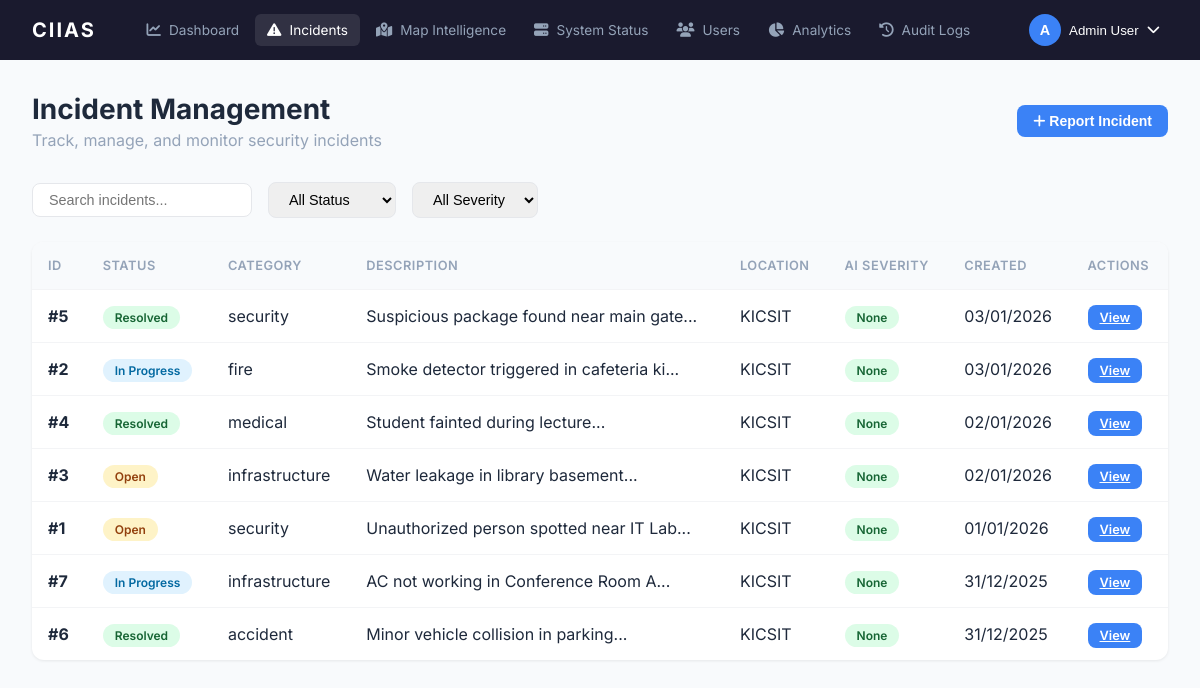
Page /incidents (signed in) on the committed database.
### app/models.py (models this page shows, shortened)
class Incident(db.Model):
    __tablename__ = 'incidents'
    id = db.Column(db.Integer, primary_key=True)
    user_id = db.Column(db.Integer, db.ForeignKey('users.id'), nullable=False)
    description = db.Column(db.Text, nullable=False)
    category = db.Column(db.String(50))  # security, fire, medical, accident, infrastructure
    severity = db.Column(db.String(20), default='medium')  # low, medium, high
    status = db.Column(db.String(20), default='open')  # open, in_progress, resolved
    image_url = db.Column(db.String(256))
    latitude = db.Column(db.Float)
    longitude = db.Column(db.Float)
    x = db.Column(db.Integer)
    y = db.Column(db.Integer)
    ai_category = db.Column(db.String(50))
    ai_confidence = db.Column(db.Float)
    ai_labels = db.Column(db.Text)
    ai_severity = db.Column(db.String(20))
    ai_recommendation = db.Column(db.Text)
    ai_analyzed_at = db.Column(db.DateTime)
    created_at = db.Column(db.DateTime, default=datetime.utcnow)
    resolved_at = db.Column(db.DateTime)
    user = db.relationship('User', backref='incidents')

### app/web/routes.py (the view)
@web_bp.route('/incidents')
@login_required
def incidents():
    status_filter = request.args.get('status', '')
    severity_filter = request.args.get('severity', '')
    search = request.args.get('search', '')
    query = Incident.query
    if status_filter:
        query = query.filter_by(status=status_filter)
    if severity_filter:
        query = query.filter_by(ai_severity=severity_filter)
    if search:
        query = query.filter(Incident.description.ilike(f'%{search}%'))
    all_incidents = query.order_by(Incident.created_at.desc()).all()
    return render_template('incidents.html', incidents=all_incidents)

### app/utils.py (called while the page is built)
def login_required(f):
    @wraps(f)
    def decorated_function(*args, **kwargs):
        if 'user_id' not in session:
            flash('Please login to access this page')
            return redirect(url_for('web.login'))
        return f(*args, **kwargs)
    return decorated_function

def has_permission(user_role, permission):
    return permission in PERMISSIONS.get(user_role, [])

### app/web/routes.py (called while the page is built)
@web_bp.context_processor
def inject_permissions():
    def check_permission(permission):
        return has_permission(session.get('user_role', 'student'), permission)
    return dict(has_permission=check_permission)

### app/templates/incidents.html (shortened to what this page needs)
{% extends "base.html" %}
{% block content %}
<div class="page-container">
    <div class="page-header" style="display:flex;justify-content:space-between;align-items:center;">
        <div>
            <h1>Incident Management</h1>
            <p>Track, manage, and monitor security incidents</p>
        </div>
        <button class="btn-primary btn-sm" onclick="openModal()"><i class="fas fa-plus"></i> Report Incident</button>
    </div>
    <div class="filters">
        <input type="text" placeholder="Search incidents..." id="searchIncident" onkeyup="filterIncidents()">
        <select id="statusFilter" onchange="filterIncidents()">
            <option value="">All Status</option>
        </select>
        <select id="severityFilter" onchange="filterIncidents()">
            <option value="">All Severity</option>
        </select>
    </div>
    <table class="data-table" id="incidentsTable">
        <thead>
            <tr>
                <th>ID</th>
                <th>Status</th>
                <th>Category</th>
                <th>Description</th>
                <th>Location</th>
                <th>AI Severity</th>
                <th>Created</th>
                <th>Actions</th>
            </tr>
        </thead>
        <tbody>
            {% for inc in incidents %}
            <tr data-status="{{ inc.status }}" data-severity="{{ inc.ai_severity }}">
                <td><strong>#{{ inc.id }}</strong></td>
                <td>
                    <span
                        class="badge badge-{{ 'warning' if inc.status == 'open' else 'info' if inc.status == 'in_progress' else 'success' if inc.status == 'resolved' else 'secondary' }}">
                        {{ inc.status.replace('_', ' ').title() }}
                    </span>
                </td>
                <td>{{ inc.category }}</td>
                <td>{{ inc.description[:40] }}...</td>
                <td>KICSIT</td>
                <td>
                    <span
                        class="badge badge-{{ 'danger' if inc.ai_severity == 'HIGH' else 'warning' if inc.ai_severity == 'MEDIUM' else 'success' }}">
                        {{ inc.ai_severity }}
                    </span>
                </td>
                <td>{{ inc.created_at.strftime('%d/%m/%Y') }}</td>
                <td>
                    <a href="{{ url_for('web.incident_detail', id=inc.id) }}" class="btn-primary btn-sm"
                        style="padding:0.3rem 0.75rem;font-size:0.8rem;">View</a>
                </td>
            </tr>
            {% else %}
            <tr>
                <td colspan="8" style="text-align:center;color:var(--text-light);padding:2rem;">No incidents reported
                    yet</td>
            </tr>
            {% endfor %}
        </tbody>
    </table>
</div>
{% endblock %}

### app/static/css/ciias.css (style rules this page uses)
:root { --primary: #1e3a5f; --primary-light: #2d5a8e; --accent: #3b82f6; --accent-hover: #2563eb; --bg-dark: #1a1a2e; --bg-light: #f8fafc; --text-light: #94a3b8; --text-dark: #1e293b; --success: #22c55e; --warning: #f59e0b; --danger: #ef4444; --info: #06b6d4; }
* { box-sizing: border-box; margin: 0; padding: 0; }
body { font-family: 'Inter', -apple-system, BlinkMacSystemFont, sans-serif; background: var(--bg-light); color: var(--text-dark); }
.btn-primary { width: 100%; padding: 0.875rem; background: var(--accent); color: white; border: none; border-radius: 8px; font-weight: 600; font-size: 1rem; cursor: pointer; transition: background 0.2s; }
.btn-sm { padding: 0.5rem 1rem; font-size: 0.875rem; width: auto; }
.page-container { padding: 2rem; max-width: 1400px; margin: 0 auto; }
.page-header { margin-bottom: 2rem; }
.page-header h1 { font-size: 1.75rem; font-weight: 700; color: var(--text-dark); }
.page-header p { color: var(--text-light); margin-top: 0.25rem; }
.badge { padding: 0.25rem 0.75rem; border-radius: 20px; font-size: 0.75rem; font-weight: 600; }
.badge-success { background: #dcfce7; color: #166534; }
.badge-warning { background: #fef3c7; color: #92400e; }
.badge-info { background: #e0f2fe; color: #0369a1; }
.data-table { width: 100%; border-collapse: collapse; background: white; border-radius: 12px; overflow: hidden; box-shadow: 0 1px 3px rgba(0, 0, 0, 0.08); }
.data-table th, .data-table td { padding: 1rem; text-align: left; border-bottom: 1px solid #f3f4f6; }
.data-table th { background: #f8fafc; font-weight: 600; font-size: 0.8rem; color: var(--text-light); text-transform: uppercase; letter-spacing: 0.5px; }
.data-table tr:last-child td { border-bottom: none; }
.filters { display: flex; gap: 1rem; margin-bottom: 1.5rem; flex-wrap: wrap; align-items: center; }
.filters select, .filters input { padding: 0.5rem 1rem; border: 1px solid #e5e7eb; border-radius: 8px; font-size: 0.9rem; }

### rows in the picture
Incident: id "5", status.replace "Resolved", category "security", description "Suspicious package found near main gate", ai_severity "None", created_at "03/01/2026"
Incident: id "2", status.replace "In Progress", category "fire", description "Smoke detector triggered in cafeteria ki", ai_severity "None", created_at "03/01/2026"
Incident: id "4", status.replace "Resolved", category "medical", description "Student fainted during lecture", ai_severity "None", created_at "02/01/2026"
Incident: id "3", status.replace "Open", category "infrastructure", description "Water leakage in library basement", ai_severity "None", created_at "02/01/2026"
Incident: id "1", status.replace "Open", category "security", description "Unauthorized person spotted near IT Lab", ai_severity "None", created_at "01/01/2026"
Incident: id "7", status.replace "In Progress", category "infrastructure", description "AC not working in Conference Room A", ai_severity "None", created_at "31/12/2025"
Incident: id "6", status.replace "Resolved", category "accident", description "Minor vehicle collision in parking", ai_severity "None", created_at "31/12/2025"

### other values in the picture
{{ session.get('user_name', 'U')[0] }} "A"
{{ session.get('user_name', 'User') }} "Admin User"
